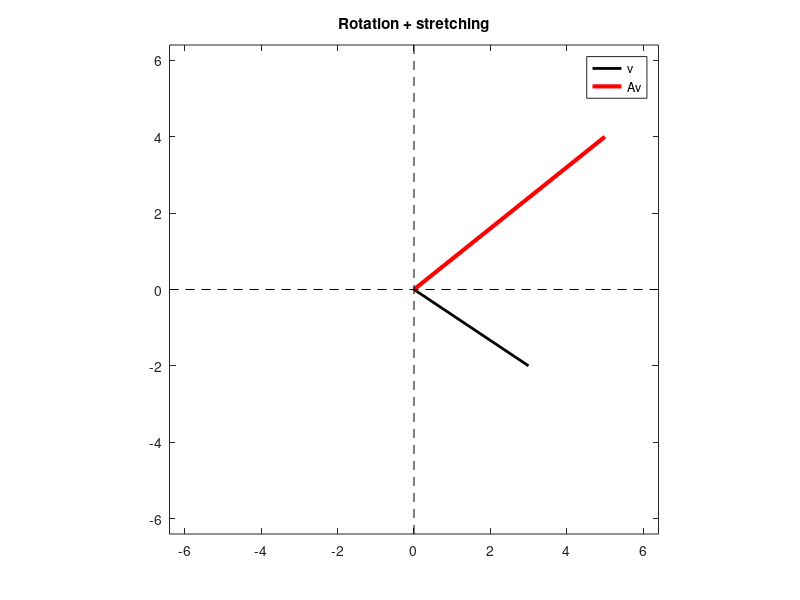
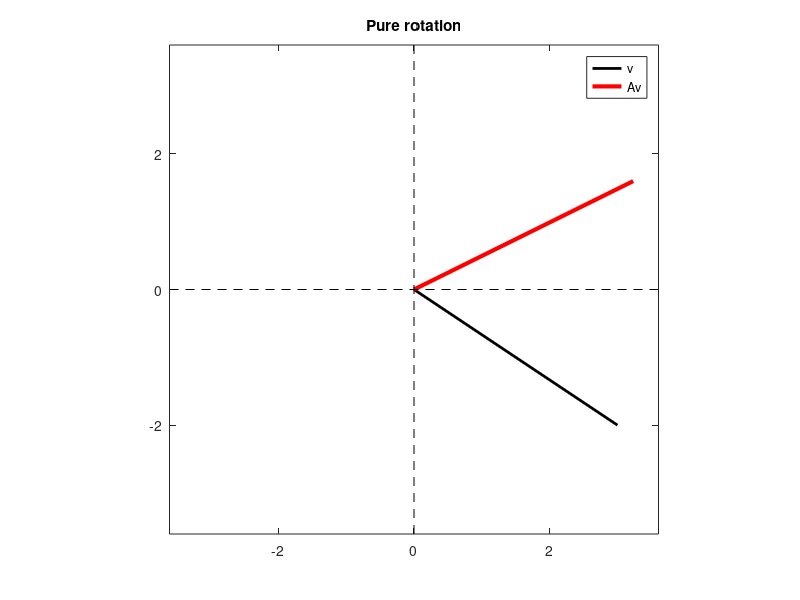

These charts were generated, in order, by the following MATLAB code:
%%
%     COURSE: Linear algebra: theory and implementation
%    SECTION: Matrix multiplication
%      VIDEO: 2D transformation matrices
% Instructor: sincxpress.com
% Course url: https://www.udemy.com/course/linear-algebra-theory-and-implementation/?couponCode=202110
%
%%
clear, clc

%%


% 2D input vector
v = [ 3 -2 ];

% 2x2 transformation matrix
A = [ 1 -1;
      2  1 ];

% output vector is Av (convert v to column)
w = A*v';


% plot them
figure(1), clf

% the main plotting line:
plot([0 v(1)],[0 v(2)],'k','linew',2)
hold on
plot([0 w(1)],[0 w(2)],'r','linew',3)


% this code just makes the plot look nicer
axis square
axis([ -1 1 -1 1 ]*max([norm(v) norm(w)]))
hold on
plot(get(gca,'xlim'),[0 0],'k--')
plot([0 0],get(gca,'ylim'),'k--')
legend({'v';'Av'})
title('Rotation + stretching')

%% pure rotation matrix

% 2D input vector
v = [ 3 -2 ];

% rotation angle (specify in radians)
theta = pi/3;

% 2x2 transformation matrix
A = [ cos(theta) -sin(theta);
      sin(theta) cos(theta) ];

% output vector is Av (convert v to column)
w = A*v';


% plot them
figure(2), clf

% the main plotting line:
plot([0 v(1)],[0 v(2)],'k','linew',2)
hold on
plot([0 w(1)],[0 w(2)],'r','linew',3)


% this code just makes the plot look nicer
axis square
axis([ -1 1 -1 1 ]*max([norm(v) norm(w)]))
hold on
plot(get(gca,'xlim'),[0 0],'k--')
plot([0 0],get(gca,'ylim'),'k--')
legend({'v';'Av'})
title('Pure rotation')

%% done.
